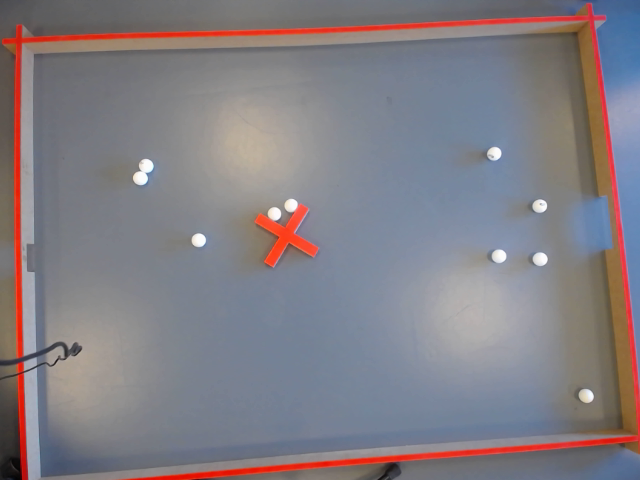
#> input picture src/modules/screenshot.png, 640 x 480 px
$ python opencv_static.py
#> lines starting #> are read from the running program, lines starting #| are printed output that depends on the picture; after the words box and inside, x2 and y2 are one past the last pixel; in counts of white or black regions, pixels touching at a corner belong together
import cv2
import numpy as np

path = "screenshot.png"
image = cv2.imread(path)
#> image is the input picture: shape (480, 640, 3); mean B, G, R 132.1, 126, 130.9

gray = cv2.cvtColor(image, cv2.COLOR_BGR2GRAY)
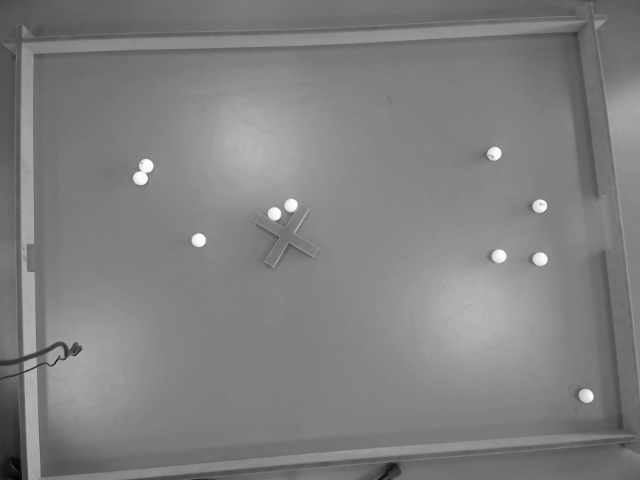
#> gray: shape (480, 640); min 4, max 252, mean 128.1

lower_white = np.array([200, 200, 200], dtype = "uint8")
upper_white = np.array([255, 255, 255], dtype = "uint8")

whiteMask = cv2.inRange(image, lower_white, upper_white)
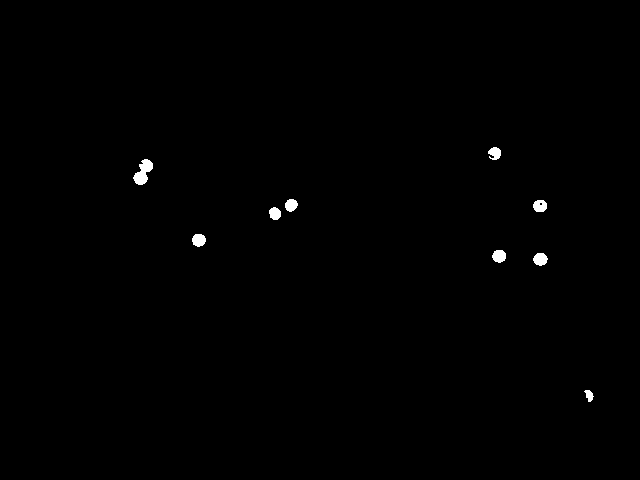
#> whiteMask: shape (480, 640); 0.42% white; 9 white regions

contours, hierarchy = cv2.findContours(whiteMask, cv2.RETR_EXTERNAL, cv2.CHAIN_APPROX_SIMPLE)
#> contours = 9 contours; largest, box (x1, y1, x2, y2) and area: (133, 159, 153, 185) 256, (533, 253, 548, 266) 127, (492, 250, 506, 263) 124, (192, 234, 206, 247) 124, (533, 200, 547, 212) 122

for contour in contours:
    (x, y, w, h) = cv2.boundingRect(contour)
    cv2.putText(image, "x: {}, y: {}, r: {}".format(int(x+w/2), int(y+h/2), int(w/2)), (x, y - 10), cv2.FONT_HERSHEY_SIMPLEX, 0.5, (0, 255, 0), 2)
    cv2.circle(image, (int(x + w/ 2 ), int(y + h/2)), int(w/2), (0, 255, 0), 2)
#> this loop made 9 passes
#> (x, y, w, h) on passes 1 to 9: (584, 390, 10, 12), (533, 253, 15, 13), (492, 250, 14, 13), (192, 234, 14, 13), (269, 207, 12, 13), (533, 200, 14, 12), (285, 199, 13, 13), (133, 159, 20, 26), (488, 147, 13, 13)
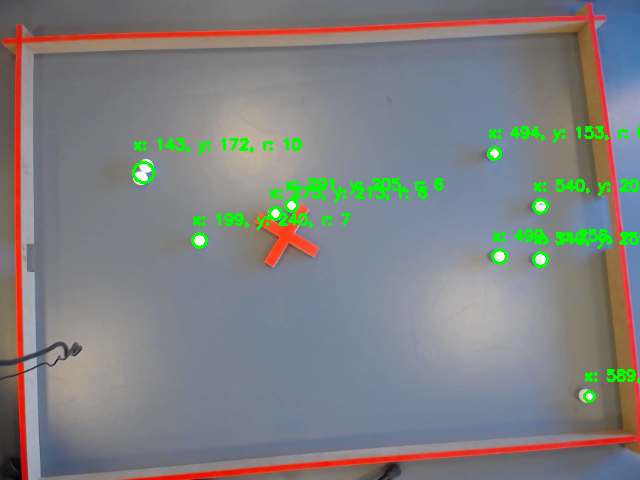
#> image: shape (480, 640, 3); 2.3% of pixels changed, all inside (x1, y1, x2, y2) = (132, 126, 640, 403)

cv2.imshow("Ping pong balls detection", image)
cv2.waitKey(0)
cv2.destroyAllWindows()
